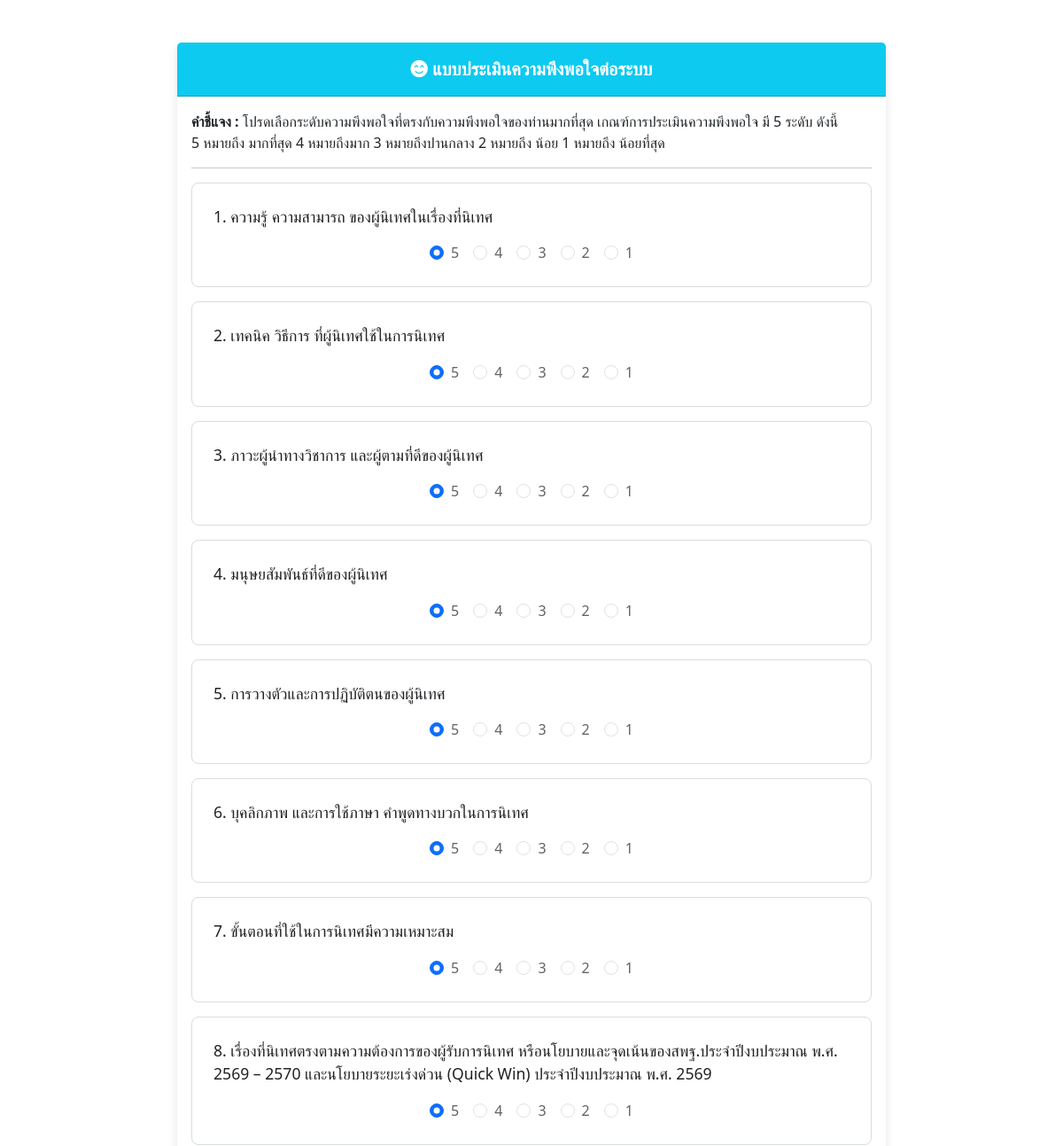
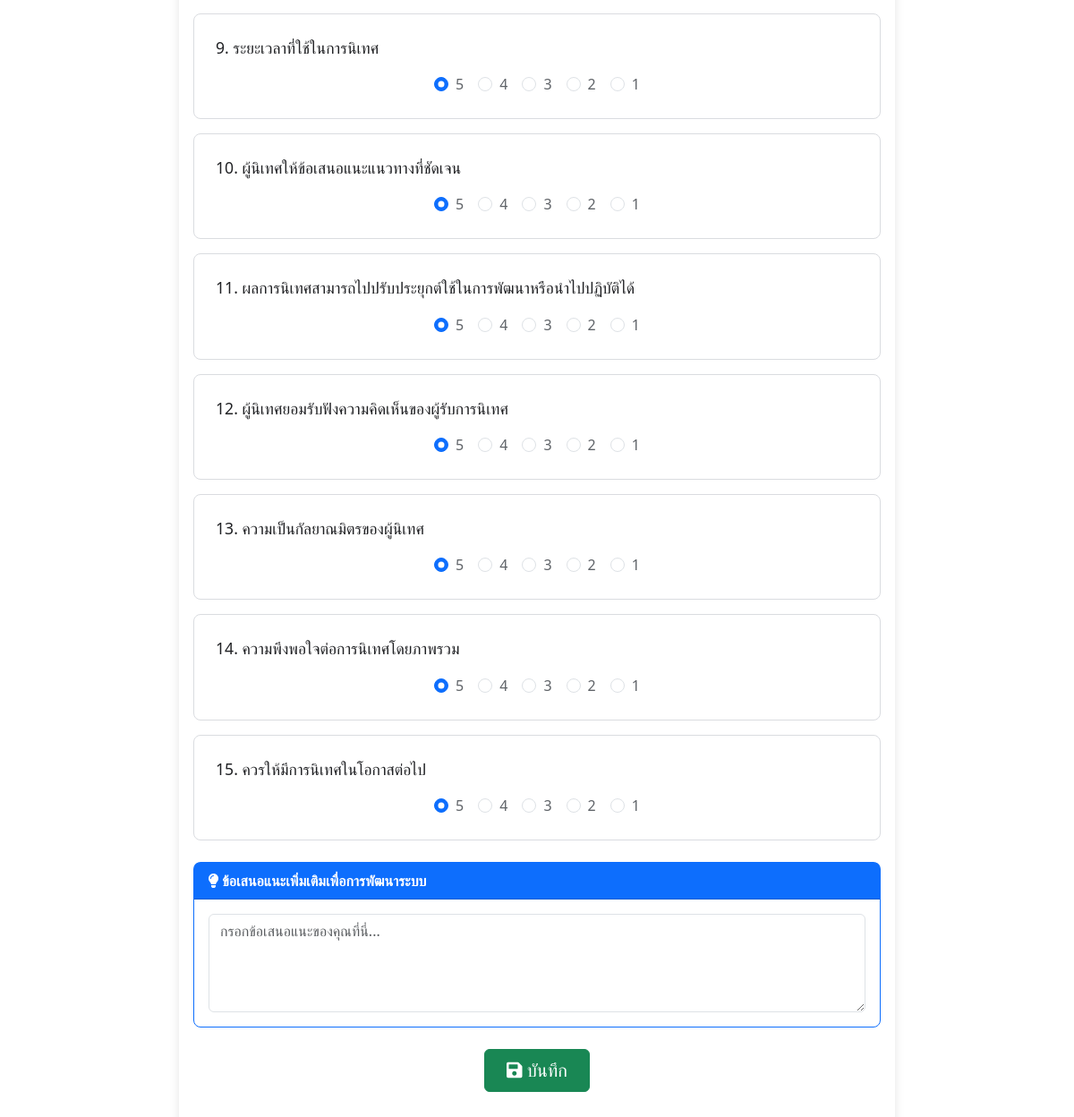
The app's page /satisfaction_summary.php?session_id=39 with its own data (2 pictures, top to bottom).
### tables this page shows
CREATE TABLE `satisfaction_questions` (
  `id` int(11) NOT NULL,
  `question_text` text NOT NULL,
  `display_order` int(11) NOT NULL DEFAULT 0
);

### satisfaction_form.php (the view, shortened to what this page needs)
<?php
require_once 'db_connect.php';
$sql_questions = "SELECT id, question_text FROM satisfaction_questions ORDER BY display_order ASC";
$result_questions = $conn->query($sql_questions);
$questions = [];
if ($result_questions && $result_questions->num_rows > 0) {
    while ($row = $result_questions->fetch_assoc()) {
        $questions[] = $row;
    }
}
?>
<form id="satisfactionForm" method="POST" action="save_satisfaction.php">
    <p class="mb-2"><strong>คำชี้แจง :</strong> โปรดเลือกระดับความพึงพอใจที่ตรงกับความพึงพอใจของท่านมากที่สุด เกณฑ์การประเมินความพึงพอใจ
        มี 5 ระดับ ดังนี้ <br>5 หมายถึง มากที่สุด   4 หมายถึงมาก   3 หมายถึงปานกลาง   2 หมายถึง น้อย  1 หมายถึง น้อยที่สุด
    </p>
    <hr>
    <?php foreach ($questions as $question) : ?>
        <div class="card mb-3">
            <div class="card-body p-4">
                <div class="mb-3">
                    <label class="form-label-question" for="rating_<?php echo $question['id']; ?>">
                        <?php echo htmlspecialchars($question['question_text']); ?>
                    </label>
                </div>
                <div class="d-flex justify-content-center flex-wrap">
                    <?php for ($i = 5; $i >= 1; $i--) : ?>
                        <div class="form-check form-check-inline mx-2">
                            <input
                                class="form-check-input"
                                type="radio"
                                name="ratings[<?php echo $question['id']; ?>]"
                                id="q<?php echo $question['id']; ?>-<?php echo $i; ?>"
                                value="<?php echo $i; ?>"
                                required
                                <?php echo ($i == 5) ? 'checked' : '';
                                ?> />
                            <label class="form-check-label" for="q<?php echo $question['id']; ?>-<?php echo $i; ?>"><?php echo $i; ?></label>
                        </div>
                    <?php endfor; ?>
                </div>
            </div>
        </div>
    <?php endforeach; ?>
    <div class="card mt-4 border-primary">
        <div class="card-header bg-primary text-white fw-bold">
            <i class="fas fa-lightbulb"></i> ข้อเสนอแนะเพิ่มเติมเพื่อการพัฒนาระบบ
        </div>
        <div class="card-body">
            <textarea
                class="form-control"
                id="overall_suggestion"
                name="overall_suggestion"
                rows="4"
                placeholder="กรอกข้อเสนอแนะของคุณที่นี่..."></textarea>
        </div>
    </div>
    <div class="d-flex justify-content-center my-4">
        <button type="submit" class="btn btn-success fs-5 btn-hover-blue px-4 py-2">
            <i class="fas fa-save"></i> บันทึก
        </button>
    </div>
</form>

### styles.css (style rules this page uses)
.main-card .card { border-radius: 8px; border: 1px solid #dadce0; box-shadow: none; }
.main-card .form-label-question { font-weight: 500; color: #202124; font-size: 1.1rem; }
.form-check-label { color: #5f6368; }
.btn-hover-blue { transition: background-color 0.2s ease-in-out, border-color 0.2s ease-in-out; }

### records on screen
satisfaction_questions: question_text "1. ความรู้ ความสามารถ ของผู้นิเทศในเรื่องที่นิเทศ"
satisfaction_questions: question_text "2. เทคนิค วิธีการ ที่ผู้นิเทศใช้ในการนิเทศ"
satisfaction_questions: question_text "3. ภาวะผู้นำทางวิชาการ และผู้ตามที่ดีของผู้นิเทศ"
satisfaction_questions: question_text "4. มนุษยสัมพันธ์ที่ดีของผู้นิเทศ"
satisfaction_questions: question_text "5. การวางตัวและการปฏิบัติตนของผู้นิเทศ"
satisfaction_questions: question_text "6. บุคลิกภาพ และการใช้ภาษา คำพูดทางบวกในการนิเทศ"
satisfaction_questions: question_text "7. ขั้นตอนที่ใช้ในการนิเทศมีความเหมาะสม"
satisfaction_questions: question_text "8. เรื่องที่นิเทศตรงตามความต้องการของผู้รับการนิเทศ หรือนโยบายและจุดเน้นของสพฐ.ประจำปีงบประมาณ พ.ศ. 2569 – 2570 และนโยบายระยะเร่งด่วน (Quick Win) ประจำปีงบประมาณ พ.ศ. 2569"
satisfaction_questions: question_text "9. ระยะเวลาที่ใช้ในการนิเทศ"
satisfaction_questions: question_text "10. ผู้นิเทศให้ข้อเสนอแนะแนวทางที่ชัดเจน"
satisfaction_questions: question_text "11. ผลการนิเทศสามารถไปปรับประยุกต์ใช้ในการพัฒนาหรือนำไปปฏิบัติได้"
satisfaction_questions: question_text "12. ผู้นิเทศยอมรับฟังความคิดเห็นของผู้รับการนิเทศ"
satisfaction_questions: question_text "13. ความเป็นกัลยาณมิตรของผู้นิเทศ"
satisfaction_questions: question_text "14. ความพึงพอใจต่อการนิเทศโดยภาพรวม"
satisfaction_questions: question_text "15. ควรให้มีการนิเทศในโอกาสต่อไป"
